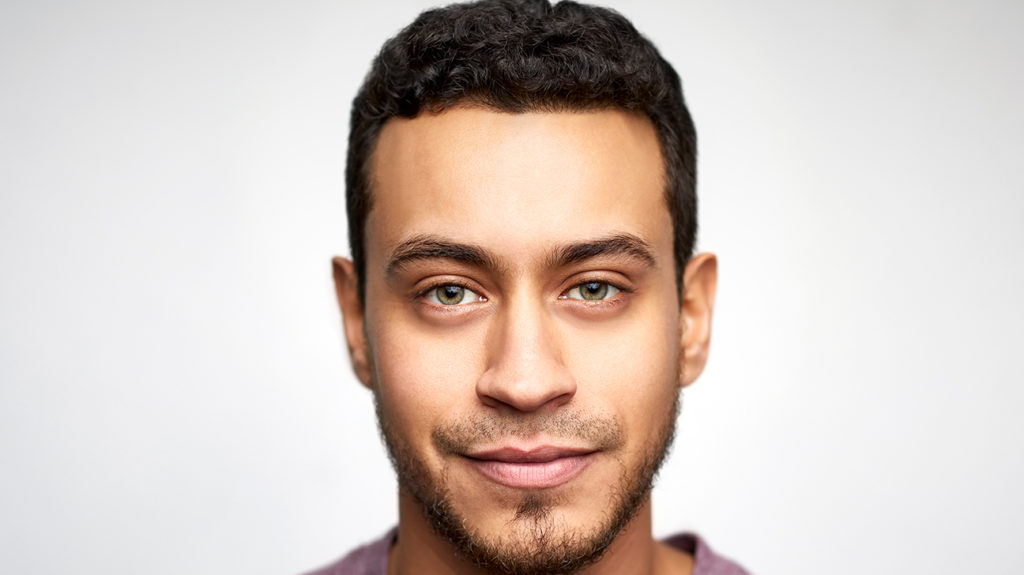
#> input picture Module1/Module1.4 Basic Image Processing/Cropping/test.jpg, 1024 x 575 px
$ python cropping.py --image test.jpg
#> lines starting #> are read from the running program, lines starting #| are printed output that depends on the picture
import cv2
import argparse
import numpy as np
import imutils
ap= argparse.ArgumentParser()
ap.add_argument("-i","--image",required=True,help="Path of the image")
args =vars(ap.parse_args())


#load the image
image =cv2.imread(args['image'])
#> image is the input picture: shape (575, 1024, 3); mean B, G, R 193.4, 200.1, 212.8
cv2.imshow("Original Image",image)

'''
As the name suggests, cropping is the act of
selecting and extracting the Region of Interest (or simply, ROI), which is the part of the image we are interested in.
When we crop an image, we want to remove the outer parts of the image that we are not interested in. This is commonly called selecting our Region of Interest, or more simply, our ROI.

'''
#Lets crop a region  from the image
cropped_region = image[4 :1500,40:800]
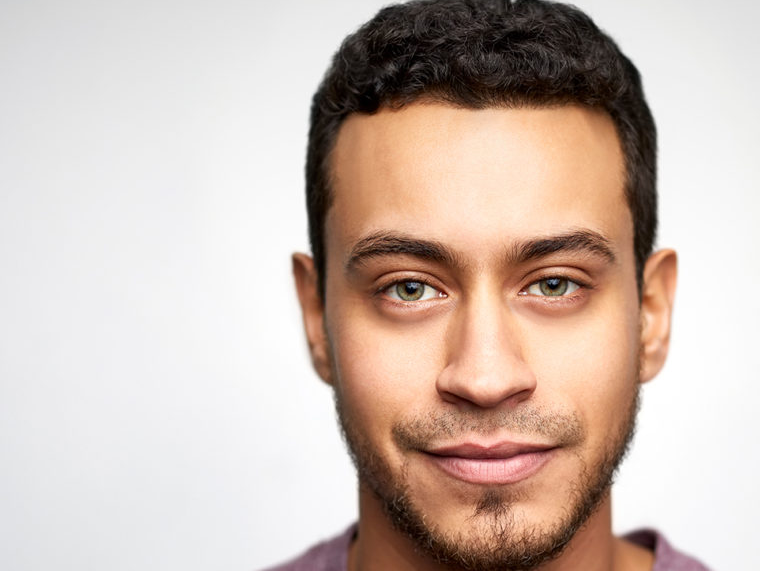
#> cropped_region: shape (571, 760, 3); mean B, G, R 179.3, 188.5, 205.8
#Show the cropped region
cv2.imshow("Cropped Region",cropped_region)
cv2.waitKey(0)
cv2.destroyAllWindows()
